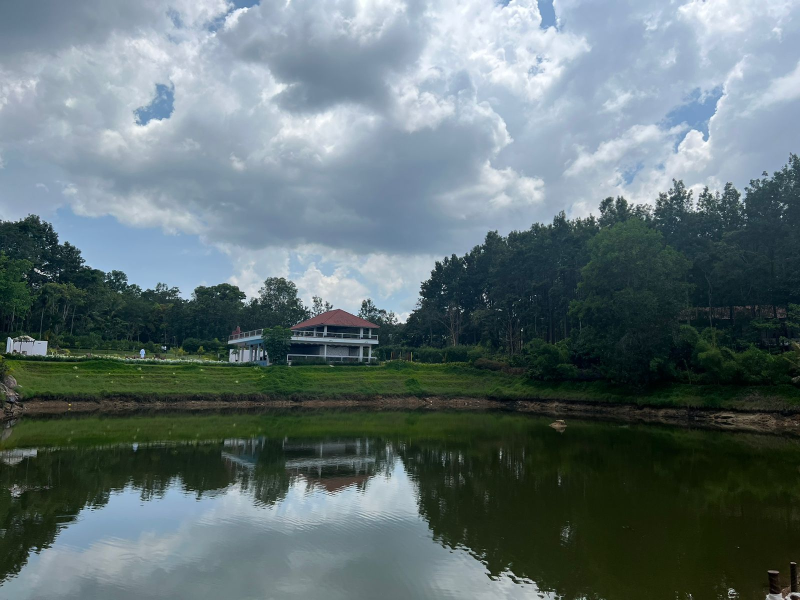
#> input picture data/house.jpg, 1600 x 1200 px, found by its file name (shown at 1/2 size)
$ python hist_np.py
#> lines starting #> are read from the running program, lines starting #| are printed output that depends on the picture
import numpy as np
import cv2
import matplotlib.pyplot as plt


def calc_hist_np(
        image: np.ndarray,
        bins: int = 256,
        range_: tuple[int, int] = (0, 256),
        mask: np.ndarray | None = None,
) -> np.ndarray:
    hist = np.zeros(bins, dtype=int)

    bin_size = (range_[1] - range_[0]) / bins

    h, w = image.shape

    for y in range(h):
        for x in range(w):
            if mask is None or mask[y, x] == 255:
                bin_idx = int((image[y, x] - range_[0]) / bin_size)
                bin_idx = min(bin_idx, bins - 1)

                hist[bin_idx] += 1

    return hist


img = cv2.imread('data/house.jpg')
#> img is the input picture: shape (1200, 1600, 3); mean B, G, R 115.6, 113.3, 97.2
gray_img = cv2.cvtColor(img, cv2.COLOR_BGR2GRAY)
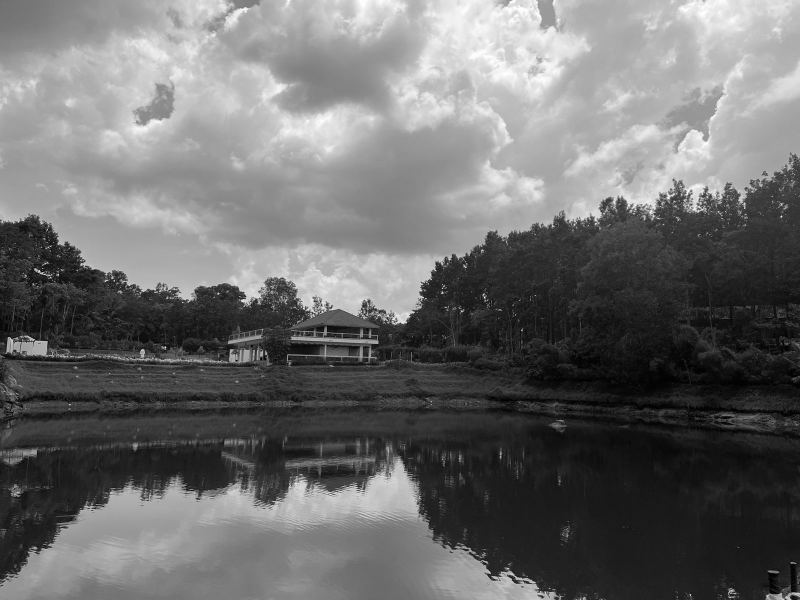
#> gray_img: shape (1200, 1600) (shown at 1/2 size); min 0, max 255, mean 108.8

bins = 10
ranges = (0, 256)
mask = np.zeros_like(gray_img)
mask[300:900, 500:1100] = 255

hist_manual = calc_hist_np(gray_img, bins, ranges, mask)
#> after the loop in calc_hist_np, `for y in range(h):`: hist = [23090, 108266, 54849, 11397, 4936, 68859, 42360, 36422, 9439, 382]
#> hist_manual has the same summary as hist in calc_hist_np
hist_cv2 = cv2.calcHist([gray_img], [0], mask, [bins], ranges)
#> hist_cv2 has the same summary as hist in calc_hist_np

assert np.allclose(hist_manual, hist_cv2.flatten())

_, axes = plt.subplots(nrows=1, ncols=2, figsize=(10, 5))

axes[0].plot(hist_manual)
axes[0].set_xlim([0, bins-1])
axes[0].set_title('Manual')
axes[0].set_xlabel('Bin')
axes[0].set_ylabel('Quantity')

axes[1].plot(hist_cv2)
axes[1].set_title('Cv2')
axes[1].set_xlim([0, bins-1])
axes[1].set_xlabel('Bin')
axes[1].set_ylabel('Quantity')

plt.show()
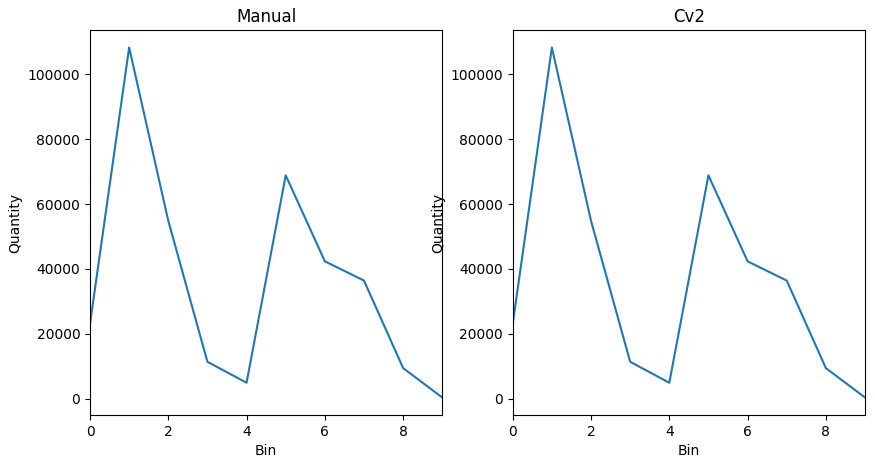
#> figure drawn by matplotlib, 2 panels; panel 1: curve peaks at x = 1, y = 108266; panel 2: curve peaks at x = 1, y = 108266

$ run again, with data/l9_0.jpg copied over data/house.jpg
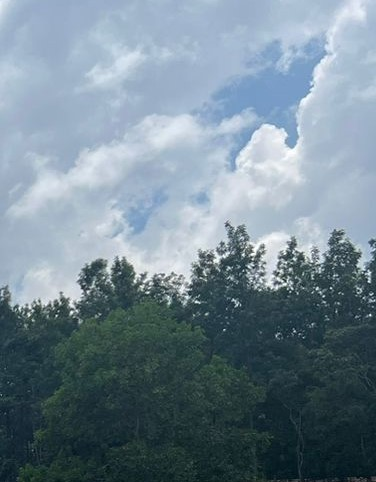
#> input picture data/l9_0.jpg, 376 x 482 px, found by its file name
#> img is the input picture: shape (482, 376, 3); mean B, G, R 145, 133.2, 114.5
#> `gray_img = cv2.cvtColor(img, cv2.COLOR_BGR2GRAY)`:
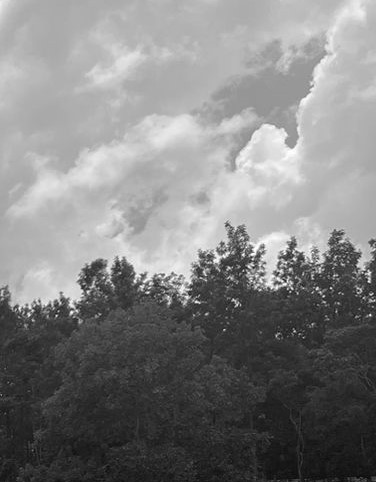
#> gray_img: shape (482, 376); min 5, max 255, mean 129
#> after the loop in calc_hist_np, `for y in range(h):`: hist = [0, 0, 0, 0, 0, 0, 0, 0, 0, 0]
#> `plt.show()`:
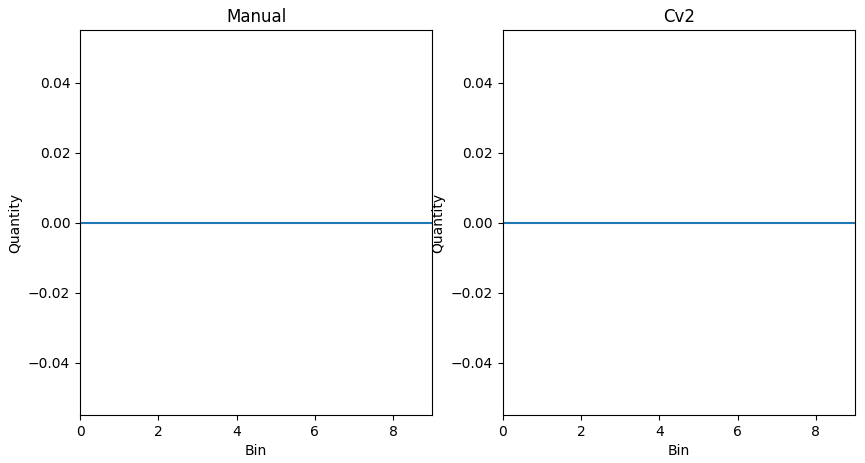
#> figure drawn by matplotlib, 2 panels

$ run again, with data/cats.jpeg copied over data/house.jpg
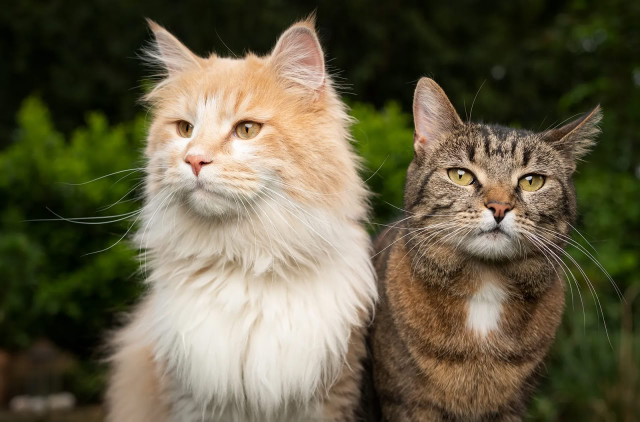
#> input picture data/cats.jpeg, 1280 x 843 px, found by its file name (shown at 1/2 size)
#> img is the input picture: shape (843, 1280, 3); mean B, G, R 70.6, 94.4, 101.1
#> `gray_img = cv2.cvtColor(img, cv2.COLOR_BGR2GRAY)`:
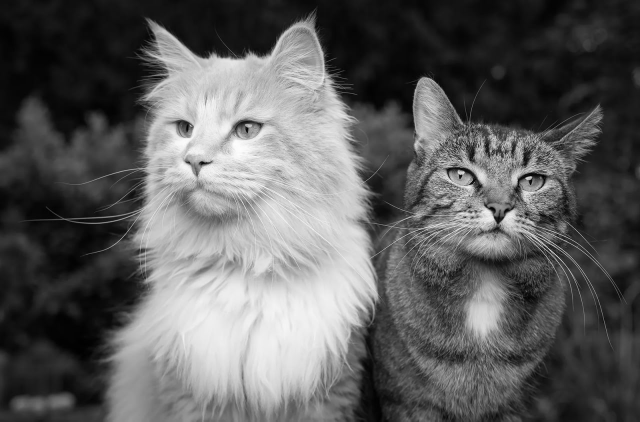
#> gray_img: shape (843, 1280) (shown at 1/2 size); min 0, max 253, mean 93.7
#> after the loop in calc_hist_np, `for y in range(h):`: hist = [10585, 29797, 46177, 48455, 36874, 24072, 22757, 38835, 51151, 17097]
#> hist_manual has the same summary as hist in calc_hist_np
#> hist_cv2 has the same summary as hist in calc_hist_np
#> `plt.show()`:
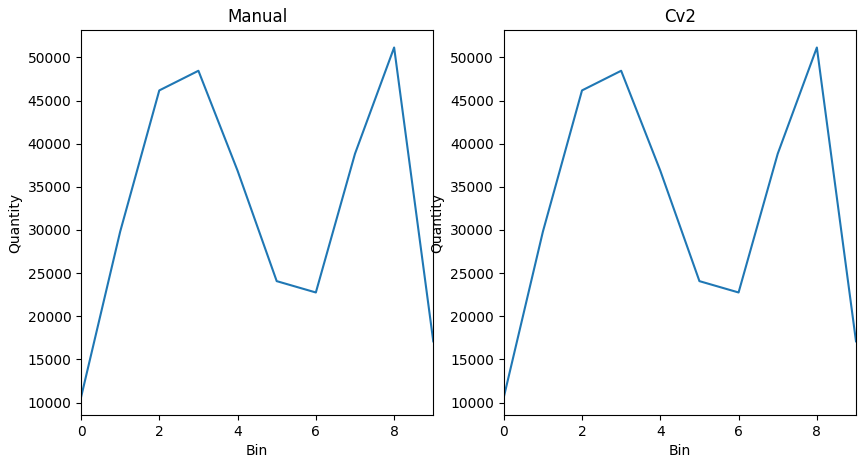
#> figure drawn by matplotlib, 2 panels; panel 1: curve peaks at x = 8, y = 51151; panel 2: curve peaks at x = 8, y = 51151

$ run again, with data/dogs.jpeg copied over data/house.jpg
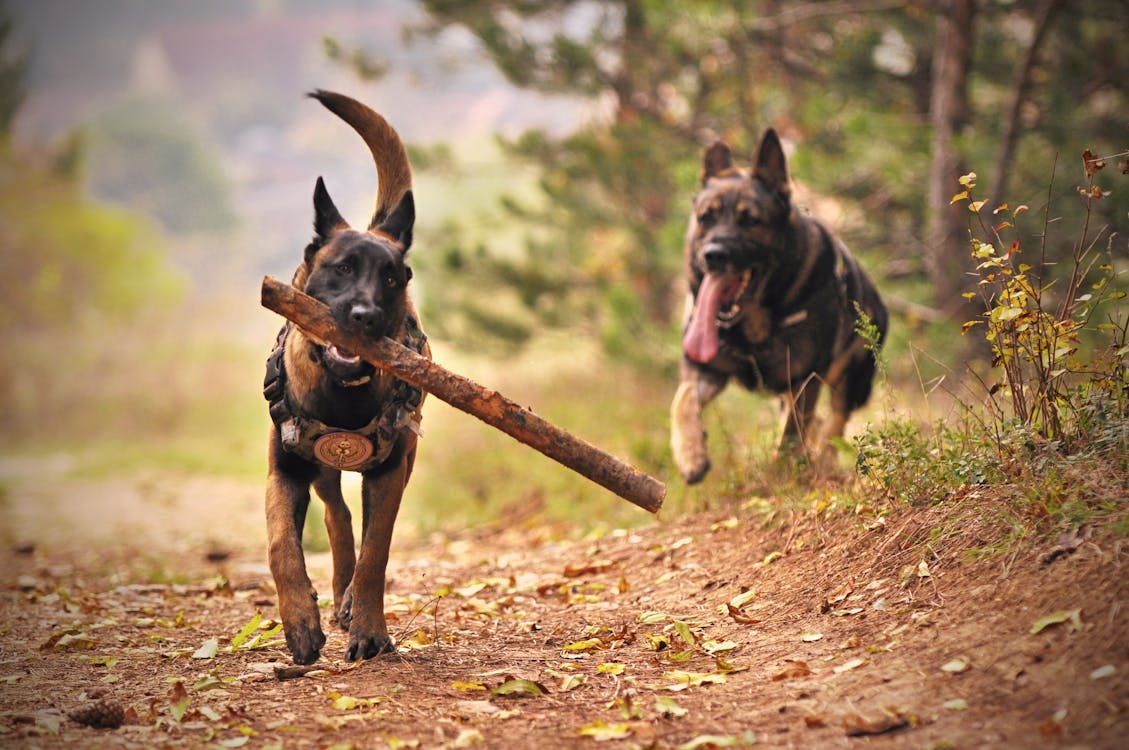
#> input picture data/dogs.jpeg, 1129 x 750 px, found by its file name
#> img is the input picture: shape (750, 1129, 3); mean B, G, R 94.4, 128.4, 158.6
#> `gray_img = cv2.cvtColor(img, cv2.COLOR_BGR2GRAY)`:
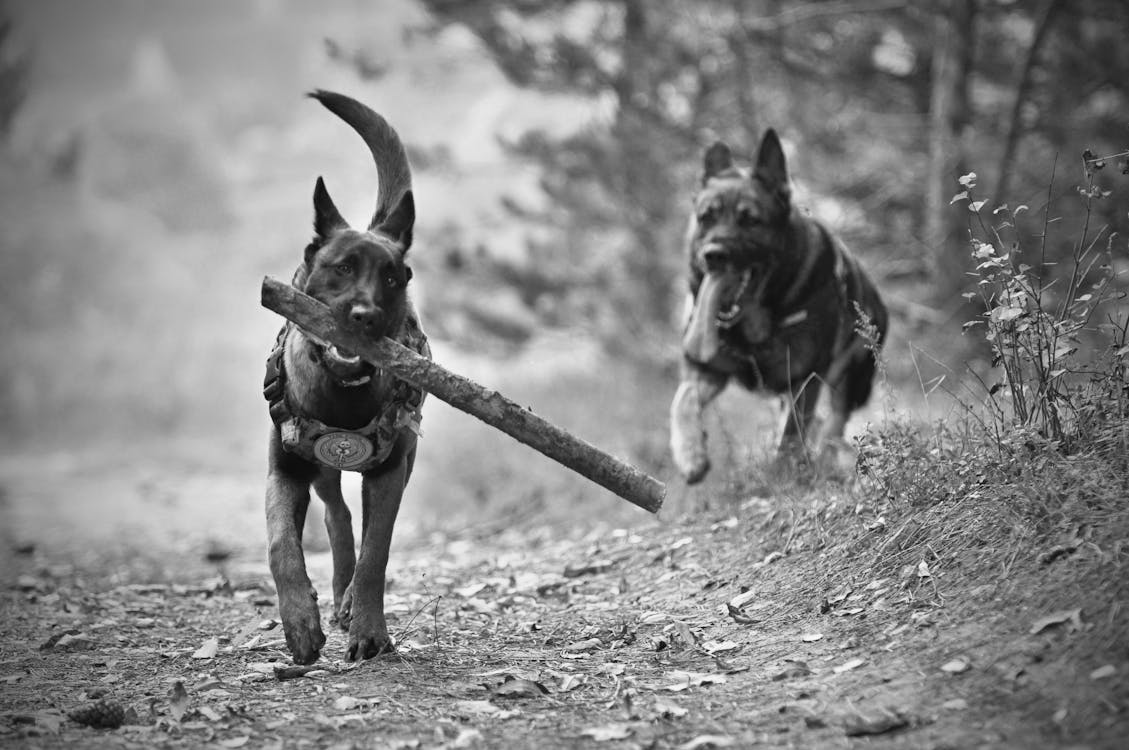
#> gray_img: shape (750, 1129); min 1, max 253, mean 133.6
#> after the loop in calc_hist_np, `for y in range(h):`: hist = [2179, 12000, 16638, 34079, 45509, 54744, 59366, 30187, 13077, 2221]
#> hist_manual has the same summary as hist in calc_hist_np
#> hist_cv2 has the same summary as hist in calc_hist_np
#> `plt.show()`:
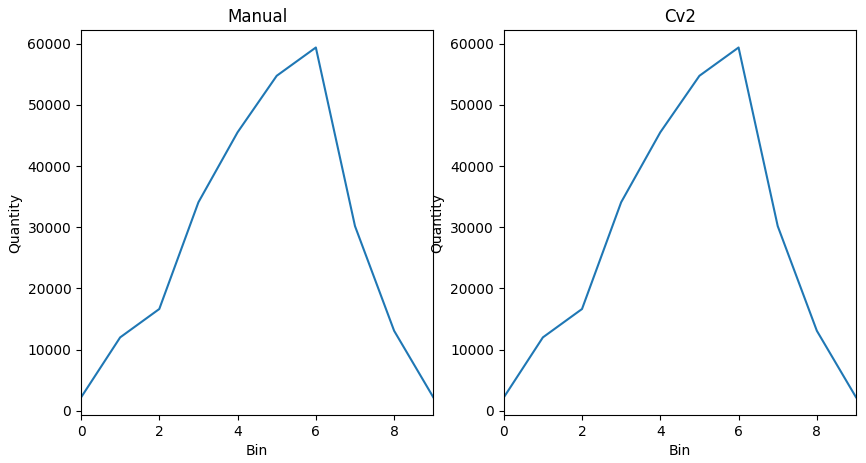
#> figure drawn by matplotlib, 2 panels; panel 1: curve peaks at x = 6, y = 59366; panel 2: curve peaks at x = 6, y = 59366
